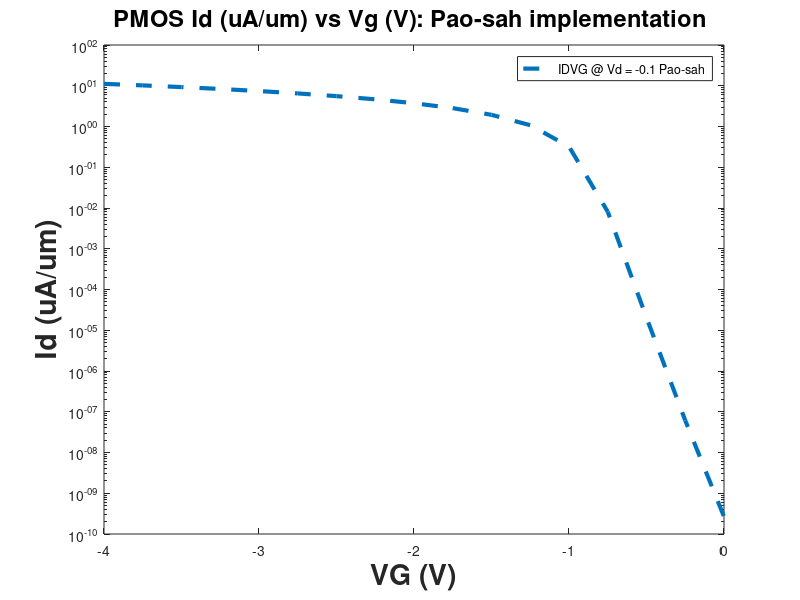

The MATLAB script that drew this image: (Note: this script raises an error after producing the figure.)
clear all;
close all
%% close all - Pao-sah
h = 6.626e-34;
hcut= h/2/pi  ;
q = 1.6e-19;
mo = 9.1093837015e-31;
eps = 8.854e-12;
EOX = 3.9;
ESI = 11.7;
eox= eps*EOX;
esi = eps* ESI;
Eg_ox= 9;
Esi_offset = 3.1  ;
tox = 10e-9;
k=1.3806e-23;
T = 300
Cox = eox/tox
fait = k*T/q
tox= 10e-9
W=1e-6;  
L=1e-6; % in cm
ni = 1.5e16
Nd=3.36e23;
faif = fait *log(Nd/ni)
cox= eox/tox
Esi_offset = 3.1
Eg =  1.12   % metal workfunction
mueff = 100*1e-4
faim = 3.1
Vfb = faim + Eg  - (Esi_offset + Eg/2 -faif)
debye_lenght = sqrt(esi*fait/(q*Nd))

%% Pao-sha IDVG implement
 
vgg = []
Vgmax = -4
VDS1 = [ -0.1  -1.5 -3 -5]
%  VDS1 = [ -0.1  ]

dv = -0.01
delta_sai= -0.1
psi_s1 = 0
VG = Vgmax:0.25:0
% VG = -2
   SSAI = []
% for i=1 
for i=1:length(VDS1)

   
  Ids = []
   for Vg= Vgmax: 0.25:0
    IDV = []

  for V=0:dv:VDS1(i)
      p_sub = ni^2/Nd;n_sub = Nd;
%       Fun21=@(sai) ni^2/Na*(exp((  sai )/fait))
%       Fun1=@(sai) ni^2/Na*(exp((  sai - V)/fait))
    Fun1=@(sai) ni^2/Nd*(exp(( -sai +V)/fait))

%     Fun2=@(sai) sqrt(2 *k*T*Nd/esi).*sqrt( -q*sai/(k*T)-Fun1(sai)/Nd) ;
    Fun2=@(sai) sqrt(2*k*T/esi)*sqrt(abs(p_sub*(exp(V/fait)*(exp(- sai/fait)-1) + sai/fait)+ n_sub*((exp(sai/fait) -1)- sai/fait )));

    f1_by_f2 = @(sai) Fun1(sai)./Fun2(sai)
 
        VGS =Vg
         psi_s = -0.05;kbT = k*T
        eps_sub = esi;D_it  = 0
    %   for i1 = 1:1000
            for i1 = 1:1000  %Newton Rhapson method
            Vdd = V
            Qs_LF =  -sign(VGS-Vfb)*sqrt(2*eps_sub*kbT)*sqrt(abs(p_sub*(exp(Vdd/fait)* (exp(-q*psi_s/kbT)-1) + q*psi_s/kbT )+ n_sub*((exp(q*psi_s/kbT) -1)- q*psi_s/kbT )));
            a = Vfb - VGS - Qs_LF/Cox + psi_s;
            del_a = 1 -(1/Cox)*sqrt(eps_sub*kbT/2)*(1/sqrt(abs(p_sub*(exp(Vdd/fait)* (exp(-q*psi_s/kbT)-1) + q*psi_s/kbT )+ n_sub*((exp(q*psi_s/kbT) -1)- q*psi_s/kbT ))) )*(p_sub*q/kbT*(1-exp(q*Vdd/kbT)*exp(-q*psi_s/kbT)) + n_sub*q/kbT*(exp(q*psi_s/kbT)-1));
            del_psi_s =  -a/del_a;
            psi_s = psi_s + del_psi_s;
            if abs(psi_s-psi_s1)<0.0001
                break
            else 
                psi_s1 = psi_s
            end
            end
            sai_s  =  psi_s 
      
    intergal_sai = integral(f1_by_f2,delta_sai, sai_s)
    IDV = [IDV q*mueff*W/L*intergal_sai ]
  end
  SSAI = [SSAI sai_s]
   vgg = [vgg Vg]
ID= sum(abs(IDV))*dv
 Ids = [Ids ID]

   end
 
 

figure(11)
semilogy( VG,abs(Ids)*1e6 ,'--'   , "linewidth",3)
hold on 
legend("IDVG @ Vd = -0.1 Pao-sah ","IDVG @ Vd = -1.5 Pao-sah","IDVG @ Vd = -3 Pao-sah","IDVG @ Vd = -5 Pao-sah")
xlabel({'VG (V)'},'FontSize',20.5,'FontWeight','bold');
ylabel({'Id (uA/um)'},'FontSize',20.5,'FontWeight','bold');
title('PMOS Id (uA/um) vs Vg (V): Pao-sah implementation ','FontSize',17);
ax = gca; c = ax.Color; ax.Color = 'white'; % This sets background color to black.
ax.Color = 'k' ; ax.YColor = 'r'; darkGreen = [0, 0.6, 0]; % Make the x axis dark green.
ax.XColor = darkGreen; ax.GridColor = 'k'; % Make the grid color yellow.
ax.GridAlpha = 0.8; % Set's transparency of the grid.
ax.XAxis.FontSize = 14; ax.YAxis.FontSize = 14; ax.FontWeight = 'bold'; 
ax.Color = 'white'; grid on

figure(211)
plot(VG, abs(Ids)*1e6 ,'--'  , "linewidth",3)
hold on 
legend("IDVG @ Vd = -0.1 Pao-sah ","IDVG @ Vd = -1.5 Pao-sah","IDVG @ Vd = -3 Pao-sah","IDVG @ Vd = -5 Pao-sah")
xlabel({'VG (V)'},'FontSize',20.5,'FontWeight','bold');
ylabel({'Id (uA/um)'},'FontSize',20.5,'FontWeight','bold');
title('Id (uA/um) vs Vg (V): Pao-sah implementation ','FontSize',17);
ax = gca; c = ax.Color; ax.Color = 'white'; % This sets background color to black.
ax.Color = 'k' ; ax.YColor = 'r'; darkGreen = [0, 0.6, 0]; % Make the x axis dark green.
ax.XColor = darkGreen; ax.GridColor = 'k'; % Make the grid color yellow.
ax.GridAlpha = 0.8; % Set's transparency of the grid.
ax.XAxis.FontSize = 14; ax.YAxis.FontSize = 14; ax.FontWeight = 'bold'; 
ax.Color = 'white'; grid on

end

 
%% Pao-sha IDVD  
 
% Pao-sha IDVG implement
 
Vdmax = -5

VGS1 = [ -2 -3  -4 -5  ]
 
dv = -0.01
delta_sai= -0.01
VD = 0:dv:Vdmax

for i=1:length(VGS1)
% for i=1 
    Ids = []
    IDV = []
    SSAI = []
     
%      for V=0.0 
      for V=0.0 :dv:Vdmax

 
           for Vg=VGS1(i)
             Fun1=@(sai) ni^2/Nd*(exp(( -sai +V)/fait))

    Fun2=@(sai) sqrt(2 *k*T*Nd/esi).*sqrt( -q*sai/(k*T)+Fun1(sai)/Nd) ;

    f1_by_f2 = @(sai) Fun1(sai)./Fun2(sai)

%    fun3 = @(sai)  Vfb+ sai + (sqrt(2*esi*k*T*Nd)/Cox).*sqrt(q*sai./(k*T)  +Fun1(sai)/Nd)          
% 
%             VGS = fun3(Sai)
%             sai_s= interp1(real(VGS), real(Sai), Vg)

             VGS =Vg
        sai = -0.05;psi_s = -0.05;kbT = k*T
        eps_sub = esi; 
        psi_s1 = 0
    %   for i1 = 1:1000
        for i1 = 1:500  %Newton Rhapson method
         Vdd = V
        Qs_LF =  -sign(VGS-Vfb)*sqrt(2*eps_sub*kbT)*sqrt(abs(p_sub*(exp(Vdd/fait)* (exp(-q*psi_s/kbT)-1) + q*psi_s/kbT )+ n_sub*((exp(q*psi_s/kbT) -1)- q*psi_s/kbT )));
        a = Vfb - VGS - Qs_LF/Cox + psi_s;
        del_a = 1 -(1/Cox)*sqrt(eps_sub*kbT/2)*(1/sqrt(abs(p_sub*(exp(Vdd/fait)* (exp(-q*psi_s/kbT)-1) + q*psi_s/kbT )+ n_sub*((exp(q*psi_s/kbT) -1)- q*psi_s/kbT ))) )*(p_sub*q/kbT*(1-exp(q*Vdd/kbT)*exp(-q*psi_s/kbT)) + n_sub*q/kbT*(exp(q*psi_s/kbT)-1));
        del_psi_s =  -a/del_a;
        psi_s = psi_s + del_psi_s;
        if abs(psi_s-psi_s1)<0.001
            break
        else 
                psi_s1 = psi_s
        end
        end
         
        sai_s  =  psi_s 
            
            SSAI = [SSAI sai_s]
            intergal_sai = integral(f1_by_f2,delta_sai, sai_s)
            IDV = [IDV q*mueff*W/L*intergal_sai ]
           end
    ID = sum(IDV) *dv
    Ids = [ Ids ID]
       end
figure(2)
plot(VD(1,1:end), Ids*1e6 ,'--'   , "linewidth",3)
hold on 
legend("IDVD @ VG = -2 Pao","IDVD @ VG = -3 Pao","IDVD @ VG = -4 Pao","IDVD @ VG = -5 Pao")
xlabel({'VG (V)'},'FontSize',20.5,'FontWeight','bold');
ylabel({'Id (uA/um)'},'FontSize',20.5,'FontWeight','bold');
title('Id (uA/um) vs Vg (V): Pao-sah implementation ','FontSize',17);
ax = gca; c = ax.Color; ax.Color = 'white'; % This sets background color to black.
ax.Color = 'k' ; ax.YColor = 'r'; darkGreen = [0, 0.6, 0]; % Make the x axis dark green.
ax.XColor = darkGreen; ax.GridColor = 'k'; % Make the grid color yellow.
ax.GridAlpha = 0.8; % Set's transparency of the grid.
ax.XAxis.FontSize = 14; ax.YAxis.FontSize = 14; ax.FontWeight = 'bold'; 
ax.Color = 'white'; grid on
end

%% Brews clear all;
clear all;
 
h = 6.626e-34;
hcut= h/2/pi  ;
q = 1.6e-19;
 mo = 9.1093837015e-31;
eps = 8.854e-12;
EOX = 3.9;
ESI = 11.7;
eox= eps*EOX;
esi = eps* ESI;
Eg_ox= 9;
Esi_offset = 3.1  ;
tox = 10e-9;
k=1.3806e-23;
T = 300
Cox = eox/tox
fait = k*T/q
tox= 10e-9
W=1e-6;  
Na=3.335e23;
L=1e-6; % in cm
ni = 1.5e16  
faif = fait *log(Na/ni)
cox= eox/tox

Esi_offset = 3.1
Eg = 1.12
faim = 3.1   % metal workfunction
mueff = 100 *1e-4
Vfb =  + Eg/2 + faif 
debye_lenght = sqrt(esi*fait/(q*Na))

%%   Brews -IDVG --> DIrect VD
dv =  -0.01
Nd = Na
VDS1 = [-0.05 -1.5 -3 -5]
 psi_s1 = 0
Vgmax =  -4
nsub = Nd
psub = ni^2/Nd
VGs = 0:dv:Vgmax

for i=1:length(VDS1)
delta_sai= -0.001

Ids = []
SSAIo = []
Ids_bre = []
SSAIl = []
    for Vg=0:dv:Vgmax
    IDV = []
    for V = VDS1(i) 
    VGS =Vg;
    psi_s = -0.05;kbT = k*T
    eps_sub = esi;p_sub = ni^2/Na;n_sub = Na;D_it  = 0
     for i1 = 1:1000  %Newton Rhapson method
              VDS  = 0
            Qs_LF =  -sign(VGS-Vfb)*sqrt(2*eps_sub*kbT)*sqrt(abs(p_sub*(exp(VDS/fait)* (exp(-q*psi_s/kbT)-1) + q*psi_s/kbT )+ n_sub*((exp(q*psi_s/kbT) -1)- q*psi_s/kbT )));
            a = Vfb - VGS - Qs_LF/Cox + psi_s;
            del_a = 1 -(1/Cox)*sqrt(eps_sub*kbT/2)*(1/sqrt(abs(p_sub*(exp(VDS/fait)* (exp(-q*psi_s/kbT)-1) + q*psi_s/kbT )+ n_sub*((exp(q*psi_s/kbT) -1)- q*psi_s/kbT ))) )*(p_sub*q/kbT*(1-exp(q*VDS/kbT)*exp(-q*psi_s/kbT)) + n_sub*q/kbT*(exp(q*psi_s/kbT)-1));
            del_psi_s =  -a/del_a;
            psi_s = psi_s + del_psi_s;
                if abs(psi_s-psi_s1)<0.0001
                    break
                else 
                    psi_s1 = psi_s
                end
     end
            sai_so =  psi_s 

            for i12 = 1:1000  %Newton Rhapson method
                VDS = V
            Qs_LF =  -sign(VGS-Vfb)*sqrt(2*eps_sub*kbT)*sqrt(abs(p_sub*(exp(VDS/fait)* (exp(-q*psi_s/kbT)-1) + q*psi_s/kbT )+ n_sub*((exp(q*psi_s/kbT) -1)- q*psi_s/kbT )));
            a = Vfb - VGS - Qs_LF/Cox + psi_s;
            del_a = 1 -(1/Cox)*sqrt(eps_sub*kbT/2)*(1/sqrt(abs(p_sub*(exp(VDS/fait)* (exp(-q*psi_s/kbT)-1) + q*psi_s/kbT )+ n_sub*((exp(q*psi_s/kbT) -1)- q*psi_s/kbT ))) )*(p_sub*q/kbT*(1-exp(q*VDS/kbT)*exp(-q*psi_s/kbT)) + n_sub*q/kbT*(exp(q*psi_s/kbT)-1));
            del_psi_s =  -a/del_a;
            psi_s = psi_s + del_psi_s;
            if abs(psi_s-psi_s1)<0.0001
                break
            else 
                psi_s1 = psi_s
            end
            end
            sai_sl =  psi_s 
 
    SSAIo = [SSAIo sai_so]
    SSAIl = [SSAIl sai_sl]
     Id = @(sai)  Cox*(Vg-Vfb-  (sai)) +sqrt(2*esi*q*Na*abs( (sai)))  - 2*fait*(-Cox^2*(Vg-Vfb-  (sai))+esi*q*Na)/(-Cox*(Vg-Vfb- real(sai)) + sqrt(2*esi*q*Na*abs(real(sai))))     
         
     intergal_sai = integral(Id,sai_so, sai_sl)

    IDV = [IDV  mueff*W/L*intergal_sai ]
    end

    ID = sum(IDV)  ;
    Ids = [Ids ID];

    end
 
figure(113)
plot(VGs, SSAIo   ,'-. '   , "linewidth",3)
hold on 
plot(VGs, SSAIl   ,'-. '   , "linewidth",3)

figure(11)
semilogy(VGs,  abs(real(Ids))*1e6 ,'-. '   , "linewidth",3)
hold on 
title('Id (uA/um) vs Vg (V): Brews implementation ','FontSize',17);
legend("IDVG @ Vd = -0.1 Brew","IDVG @ Vd = -1.5 Brew","IDVG @ Vd = -3 Brew","IDVG @ Vd = -5 Brew")
xlabel({'VG (V)'},'FontSize',20.5,'FontWeight','bold');
ylabel({'Id (uA/um)'},'FontSize',20.5,'FontWeight','bold');
title('Id (uA/um) vs Vg (V): Brews implementation ','FontSize',17);
ax = gca; c = ax.Color; ax.Color = 'white'; % This sets background color to black.
ax.Color = 'k' ; ax.YColor = 'r'; darkGreen = [0, 0.6, 0]; % Make the x axis dark green.
ax.XColor = darkGreen; ax.GridColor = 'k'; % Make the grid color yellow.
ax.GridAlpha = 0.8; % Set's transparency of the grid.
ax.XAxis.FontSize = 14; ax.YAxis.FontSize = 14; ax.FontWeight = 'bold'; 
ax.Color = 'white'; grid on

figure(211)
plot(VGs, abs(real(Ids))*1e6,'-.', "linewidth",3)
hold on 
title('Id (uA/um) vs Vg (V): Brews implementation ','FontSize',17);
legend("IDVG @ Vd = -0.1 Brew","IDVG @ Vd = -1.5 Brew","IDVG @ Vd = -3 Brew","IDVG @ Vd = -5 Brew")
xlabel({'VG (V)'},'FontSize',20.5,'FontWeight','bold');
ylabel({'Id (uA/um)'},'FontSize',20.5,'FontWeight','bold');
title('Id (uA/um) vs Vg (V): Brews implementation ','FontSize',17);
ax = gca; c = ax.Color; ax.Color = 'white'; % This sets background color to black.
ax.Color = 'k' ; ax.YColor = 'r'; darkGreen = [0, 0.6, 0]; % Make the x axis dark green.
ax.XColor = darkGreen; ax.GridColor = 'k'; % Make the grid color yellow.
ax.GridAlpha = 0.8; % Set's transparency of the grid.
ax.XAxis.FontSize = 14; ax.YAxis.FontSize = 14; ax.FontWeight = 'bold'; 
ax.Color = 'white'; grid on

figure(2114)
plot( VGs, ( (Ids))*1e6,'-.', "linewidth",3)
hold on 
 
end
 
%%   Brews -IDVD --> DIrect VG
dv = -0.1
VGS1 = [ -2 -3 -4 -5 ]
Vdmax =  -5
psi_s1 = 0
 
% for i=1:length(VGS)
delta_sai= -0.01

Ids = []
SSAIo = []
Ids_bre = []
VDs = 0:dv:Vdmax

SSAIl = []
for p = 1:length(VGS1) 
    IDV = []
   for V=0:dv:Vdmax
    
        VGS = VGS1(p) 
        Vg  = VGS
%      for V=0:dv:Vds 
            for i1 = 1:1000  %Newton Rhapson method
              VDS  = 0
            Qs_LF =  -sign(VGS-Vfb)*sqrt(2*eps_sub*kbT)*sqrt(abs(p_sub*(exp(VDS/fait)* (exp(-q*psi_s/kbT)-1) + q*psi_s/kbT )+ n_sub*((exp(q*psi_s/kbT) -1)- q*psi_s/kbT )));
            a = Vfb - VGS - Qs_LF/Cox + psi_s;
            del_a = 1 -(1/Cox)*sqrt(eps_sub*kbT/2)*(1/sqrt(abs(p_sub*(exp(VDS/fait)* (exp(-q*psi_s/kbT)-1) + q*psi_s/kbT )+ n_sub*((exp(q*psi_s/kbT) -1)- q*psi_s/kbT ))) )*(p_sub*q/kbT*(1-exp(q*VDS/kbT)*exp(-q*psi_s/kbT)) + n_sub*q/kbT*(exp(q*psi_s/kbT)-1));
            del_psi_s =  -a/del_a;
            psi_s = psi_s + del_psi_s;
            if abs(psi_s-psi_s1)<0.0001
                break
            else 
                psi_s1 = psi_s
            end
            end
            sai_so =  psi_s 

            for i1 = 1:1000  %Newton Rhapson method
                VDS = V
            Qs_LF =  -sign(VGS-Vfb)*sqrt(2*eps_sub*kbT)*sqrt(abs(p_sub*(exp(VDS/fait)* (exp(-q*psi_s/kbT)-1) + q*psi_s/kbT )+ n_sub*((exp(q*psi_s/kbT) -1)- q*psi_s/kbT )));
            a = Vfb - VGS - Qs_LF/Cox + psi_s;
            del_a = 1 -(1/Cox)*sqrt(eps_sub*kbT/2)*(1/sqrt(abs(p_sub*(exp(VDS/fait)* (exp(-q*psi_s/kbT)-1) + q*psi_s/kbT )+ n_sub*((exp(q*psi_s/kbT) -1)- q*psi_s/kbT ))) )*(p_sub*q/kbT*(1-exp(q*VDS/kbT)*exp(-q*psi_s/kbT)) + n_sub*q/kbT*(exp(q*psi_s/kbT)-1));
            del_psi_s =  -a/del_a;
            psi_s = psi_s + del_psi_s;
            if abs(psi_s-psi_s1)<0.0001
                break
            else 
                psi_s1 = psi_s
            end
            end
            sai_sl =  psi_s 
 
    SSAIo = [SSAIo sai_so]
    SSAIl = [SSAIl sai_sl]
%      Id = @(sai)  Cox*(Vg-Vfb- real(sai)) +sqrt(2*esi*q*Na*abs(real(sai)))  + 2*fait*(-Cox^2*(Vg-Vfb- real(sai))+esi*q*Na)/(Cox*(Vg-Vfb- real(sai)) + sqrt(2*esi*q*Na*abs(real(sai))))     
          Id = @(sai)  Cox*(Vg-Vfb-  (sai)) +sqrt(2*esi*q*Na*abs( (sai)))  - 2*fait*(-Cox^2*(Vg-Vfb-  (sai))+esi*q*Na)/(-Cox*(Vg-Vfb- real(sai)) + sqrt(2*esi*q*Na*abs(real(sai))))     
    
     intergal_sai = integral(Id,sai_so, sai_sl)

    IDV = [IDV  mueff*W/L*intergal_sai ]
%   end
 
    ID =  (IDV) ;
 
   end
 
figure(2)
plot(VDs, IDV*1e6 ,'-'  , "linewidth",3)
hold on 
legend("IDVD @ VG = -2 Brew","IDVD @ VG = -3 Brew ","IDVD @ VG = -4 Brew","IDVD @ VG = -5 Brew")
xlabel({'VD (V)'},'FontSize',20.5,'FontWeight','bold');
ylabel({'Id (uA/um)'},'FontSize',20.5,'FontWeight','bold');
title('Id (uA/um) vs VD (V): Brews implementation ','FontSize',17);
ax = gca; c = ax.Color; ax.Color = 'white'; % This sets background color to black.
ax.Color = 'k' ; ax.YColor = 'r'; darkGreen = [0, 0.6, 0]; % Make the x axis dark green.
ax.XColor = darkGreen; ax.GridColor = 'k'; % Make the grid color yellow.
ax.GridAlpha = 0.8; % Set's transparency of the grid.
ax.XAxis.FontSize = 14; ax.YAxis.FontSize = 14; ax.FontWeight = 'bold'; 
ax.Color = 'white'; grid on
 end




  
%% clear all; Piece wise
 
h = 6.626e-34;
hcut= h/2/pi  ;
q = 1.6e-19;
mo = 9.1093837015e-31;
eps = 8.854e-12;
EOX = 3.9;
ESI = 11.9;
eox= eps*EOX;

esi = eps* ESI;
Eg_ox= 9;
Esi_offset = 3.1  ;
tox = 10e-9;
k=1.3806e-23;
T = 300
Cox = eox/tox
fait = k*T/q
tox= 10e-9
W=1e-6;  
L=1e-6; % in cm
ni = 1.5e16
cox= eox/tox
Esi_offset = 3.1
Eg = 1.12
faim = 3.1   % metal workfunction
mueff = 100 *1e-4
mu = mueff
%% iDVG 
 Sai = []
Nd=3.35e23;  
faif = fait *log(Nd/ni)

Vfb = faim + Eg - (Esi_offset + Eg/2 - faif)
debye_lenght = sqrt(esi*fait/(q*Nd))

sai = -2*faif
sai1=  ni^2/Nd*(exp((-sai )/fait))
VT =   Vfb + sai - (sqrt(2*esi*k*T*Nd)/Cox).*sqrt(-q*sai./(k*T)+sai1/Nd)          
% 
Vggg=  []
Vth = VT
 SAII = []
C_d = sqrt(q*Nd*esi/(2*abs(sai)));
m = 1+C_d/Cox
IDL=  []
Vgmax = 4
VGs = 0:-0.01:-Vgmax
 
syms SAI
VGs  = -0.01:-0.001:-Vgmax

VG  = -0.01:-0.01:-Vgmax
ID =[]
SAII =[]
x= 0
Na =Nd
VG1 = []
 ID1 = []
 
  VDS1  = [-0.05 -1.5 -3 -5]
%  VDS1  = [-0.5]

a= 0
b=0
 
for i=1:length(VDS1)
      VDS = VDS1(i)
      ID = []
 for i=1:length(VG)
     VGS =  VG(i)
     mu = mueff 
    
    if   VGS<Vth+m*VDS 

    %I_piecewise(j3,j1) = mu_eff*C_ox/L*((VGS-Vfb-2*phi_b-VDS/2)*VDS - 2/3*sqrt(2*eps_sub*q*p_sub)/C_ox*((VDS+2*phi_b)^(1.5)-(2*phi_b)^(1.5)));
    Id = mu*Cox*W/L*((VGS-Vth)*VDS-m*VDS^2/2);
    ID = [ID Id]
    elseif    (VGS) < (VT)-2*fait  && (VGS)> (VT+m*VDS) 
%    elseif VDS>(VGS-Vth)/m && VGS>Vth   +fait
    Id = mu*Cox*W/L*((VGS-Vth)^2/2/m); 
    ID = [ID Id]
    
    else
    sai = -0.45;psi_s = -0.45;kbT = k*T
    eps_sub = esi;p_sub = ni^2/Na;n_sub = Na;D_it  = 0
%   for i1 = 1:1000   
    for i1 = 1:1000  %Newton Rhapson method
    Qs_LF =  -sign(VGS-Vfb)*sqrt(2*eps_sub*kbT)*sqrt(abs(p_sub*(exp(VDS/fait)* (exp(-q*psi_s/kbT)-1) + q*psi_s/kbT )+ n_sub*((exp(q*psi_s/kbT) -1)- q*psi_s/kbT )));
    a = Vfb - VGS - Qs_LF/Cox + psi_s;
    del_a = 1 -(1/Cox)*sqrt(eps_sub*kbT/2)*(1/sqrt(abs(p_sub*(exp(VDS/fait)* (exp(-q*psi_s/kbT)-1) + q*psi_s/kbT )+ n_sub*((exp(q*psi_s/kbT) -1)- q*psi_s/kbT ))) )*(p_sub*q/kbT*(1-exp(q*VDS/kbT)*exp(-q*psi_s/kbT)) + n_sub*q/kbT*(exp(q*psi_s/kbT)-1));
    del_psi_s =  -a/del_a;
    psi_s = psi_s + del_psi_s;
    end
   Vggg=  [Vggg VGS]
      Sai = [Sai psi_s];
    sai = psi_s
%     I_piecewise(j3,j1) = mu_eff/L*sqrt(eps_sub*q*p_sub/2/sai)*(kbT/q)^2*(n_sub/p_sub)*exp(q*sai/kbT)*(1-exp(-q*VDS/kbT));
    Id = mu*W/L*sqrt(esi*q*Na/2/abs(sai))*fait^2 *ni^2/Na^2*(exp( -(sai )/fait)) *(1-exp((VDS/fait)));    
    ID = [ID Id] 
   end
 end
 
 
ID1 = interp1(VG,ID, VGs) 
figure(211)
semilogy( VGs,  ID1*1e6, '. ' , "linewidth",3)
hold on
% legend("IDVG @ Vd = 0.1 piece","IDVG @ Vd = 1.5 piece","IDVG @ Vd = 3 piece","IDVG @ Vd = 5 piece")
legend("IDVG @ Vd = -0.05 piece","IDVG @ Vd = -1.5 piece","IDVG @ Vd = -3 piece","IDVG @ Vd = -5 piece")
xlabel({'VG (V)'},'FontSize',20.5,'FontWeight','bold');
ylabel({'Id (uA/um)'},'FontSize',20.5,'FontWeight','bold');
title('Id (uA/um) vs Vg (V): Piece-wise ','FontSize',17);
ax = gca; c = ax.Color; ax.Color = 'white'; % This sets background color to black.
ax.Color = 'k' ; ax.YColor = 'r'; darkGreen = [0, 0.6, 0]; % Make the x axis dark green.
ax.XColor = darkGreen; ax.GridColor = 'k'; % Make the grid color yellow.
ax.GridAlpha = 0.8; % Set's transparency of the grid.
ax.XAxis.FontSize = 14; ax.YAxis.FontSize = 14; ax.FontWeight = 'bold'; 
ax.Color = 'white'; grid on

figure(11)
plot( VG, ID *1e6, '. ' , "linewidth",3)
 hold on
legend("IDVG @ Vd = -0.05 piece","IDVG @ Vd = -1.5 piece","IDVG @ Vd = -3 piece","IDVG @ Vd = -5 piece")
 
xlabel({'VG (V)'},'FontSize',20.5,'FontWeight','bold');
ylabel({'Id (uA/um)'},'FontSize',20.5,'FontWeight','bold');
title('Id (uA/um) vs Vg (V): Piece-wise ','FontSize',17);
ax = gca; c = ax.Color; ax.Color = 'white'; % This sets background color to black.
ax.Color = 'k' ; ax.YColor = 'r'; darkGreen = [0, 0.6, 0]; % Make the x axis dark green.
ax.XColor = darkGreen; ax.GridColor = 'k'; % Make the grid color yellow.
ax.GridAlpha = 0.8; % Set's transparency of the grid.
ax.XAxis.FontSize = 14; ax.YAxis.FontSize = 14; ax.FontWeight = 'bold'; 
ax.Color = 'white'; grid on
  
end
%%    iDVD 

IDL=  []
Vdmax = -5
VD  = 0:-0.1:Vdmax
VGS =-2
syms SAI

VGG  = [-2 -3 -4 -5]
ID =[]
SAII =[]
x= 0

for j = 1:length(VGG)
      VGS =  VGG(j)
      ID =[]
for i=1:length(VD)
    VDS =  VD(i)
    if   VGS<Vth+m*VDS 

    %I_piecewise(j3,j1) = mu_eff*C_ox/L*((VGS-Vfb-2*phi_b-VDS/2)*VDS - 2/3*sqrt(2*eps_sub*q*p_sub)/C_ox*((VDS+2*phi_b)^(1.5)-(2*phi_b)^(1.5)));
    Id = mu*Cox*W/L*((VGS-Vth)*VDS-m*VDS^2/2);
    ID = [ID Id]
    elseif    (VGS) < (VT)-2*fait  && (VGS)> (VT+m*VDS) 
%    elseif VDS>(VGS-Vth)/m && VGS>Vth   +fait
    Id = mu*Cox*W/L*((VGS-Vth)^2/2/m); 
    ID = [ID Id]
    
    else
    sai = -0.45;psi_s = -0.45;kbT = k*T
    eps_sub = esi;p_sub = ni^2/Na;n_sub = Na;D_it  = 0
%   for i1 = 1:1000   
    for i1 = 1:1000  %Newton Rhapson method
    Qs_LF =  -sign(VGS-Vfb)*sqrt(2*eps_sub*kbT)*sqrt(abs(p_sub*(exp(VDS/fait)* (exp(-q*psi_s/kbT)-1) + q*psi_s/kbT )+ n_sub*((exp(q*psi_s/kbT) -1)- q*psi_s/kbT )));
    a = Vfb - VGS - Qs_LF/Cox + psi_s;
    del_a = 1 -(1/Cox)*sqrt(eps_sub*kbT/2)*(1/sqrt(abs(p_sub*(exp(VDS/fait)* (exp(-q*psi_s/kbT)-1) + q*psi_s/kbT )+ n_sub*((exp(q*psi_s/kbT) -1)- q*psi_s/kbT ))) )*(p_sub*q/kbT*(1-exp(q*VDS/kbT)*exp(-q*psi_s/kbT)) + n_sub*q/kbT*(exp(q*psi_s/kbT)-1));
    del_psi_s =  -a/del_a;
    psi_s = psi_s + del_psi_s;
    end
   Vggg=  [Vggg VGS]
      Sai = [Sai psi_s];
    sai = psi_s
%     I_piecewise(j3,j1) = mu_eff/L*sqrt(eps_sub*q*p_sub/2/sai)*(kbT/q)^2*(n_sub/p_sub)*exp(q*sai/kbT)*(1-exp(-q*VDS/kbT));
    Id = mu*W/L*sqrt(esi*q*Na/2/abs(sai))*fait^2 *ni^2/Na^2*(exp( -(sai )/fait)) *(1-exp((VDS/fait)));    
    ID = [ID Id] 
   end
end
 
 
figure(2)
plot(VD, ID*1e6,'o')
hold on
legend("IDVD @ VG = -2 piece","IDVD @ VG= -3 piece","IDVD @ VG= -4 piece","IDVG @ Vd = -5 piece")
xlabel({'VD (V)'},'FontSize',20.5,'FontWeight','bold');
ylabel({'Id (uA/um)'},'FontSize',20.5,'FontWeight','bold');
title('Id (uA/um) vs VD (V): Piece-wise ','FontSize',17);
ax = gca; c = ax.Color; ax.Color = 'white'; % This sets background color to black.
ax.Color = 'k' ; ax.YColor = 'r'; darkGreen = [0, 0.6, 0]; % Make the x axis dark green.
ax.XColor = darkGreen; ax.GridColor = 'k'; % Make the grid color yellow.
ax.GridAlpha = 0.8; % Set's transparency of the grid.
ax.XAxis.FontSize = 14; ax.YAxis.FontSize = 14; ax.FontWeight = 'bold'; 
ax.Color = 'white'; grid on


end
%%  Legends
figure(11 ) 
legend("IDVG @ Vd = -0.05 Pao-sah ","IDVG @ Vd = -1.5 Pao-sah","IDVG @ Vd = -3 Pao-sah","IDVG @ Vd = -5 Pao-sah","IDVG @ Vd = -0.05 Brew","IDVG @ Vd = -1.5 Brew","IDVG @ Vd = -3 Brew","IDVG @ Vd = -5 Brew","IDVG @ Vd = -0.05 piece","IDVG @ Vd = -1.5 piece","IDVG @ Vd = -3 piece","IDVG @ Vd = -5 piece")

figure(211 ) 
legend("IDVG @ Vd = -0.05 Pao-sah ","IDVG @ Vd = -1.5 Pao-sah","IDVG @ Vd = -3 Pao-sah","IDVG @ Vd = -5 Pao-sah","IDVG @ Vd = -0.05 Brew","IDVG @ Vd = -1.5 Brew","IDVG @ Vd = -3 Brew","IDVG @ Vd = -5 Brew","IDVG @ Vd = -0.05 piece","IDVG @ Vd = -1.5 piece","IDVG @ Vd = -3 piece","IDVG @ Vd = -5 piece")


figure(2 ) 
legend( "IDVD @ VG = -2 Pao","IDVD @ VG = -3 Pao","IDVD @ VG = -4 Pao","IDVD @ VG = -5 Pao","IDVD @ VG = -2 Brew","IDVD @ VG = -3 Brew ","IDVD @ VG = -4 Brew","IDVD @ VG = -5 Brew","IDVD @ VG = -2 piece","IDVD @ VG= -3 piece","IDVD @ VG= -4 piece","IDVG @ Vd = -5 piece")

% legend( "IDVD @ VG = -2 Brew","IDVD @ VG = -3 Brew ","IDVD @ VG = -4 Brew","IDVD @ VG = -5 Brew","IDVD @ VG = -2 piece","IDVD @ VG= -3 piece","IDVD @ VG= -4 piece","IDVG @ Vd = -5 piece","IDVD @ VG = -2 Pao","IDVD @ VG = -3 Pao","IDVD @ VG = -4 Pao","IDVD @ VG = -5 Pao")







 